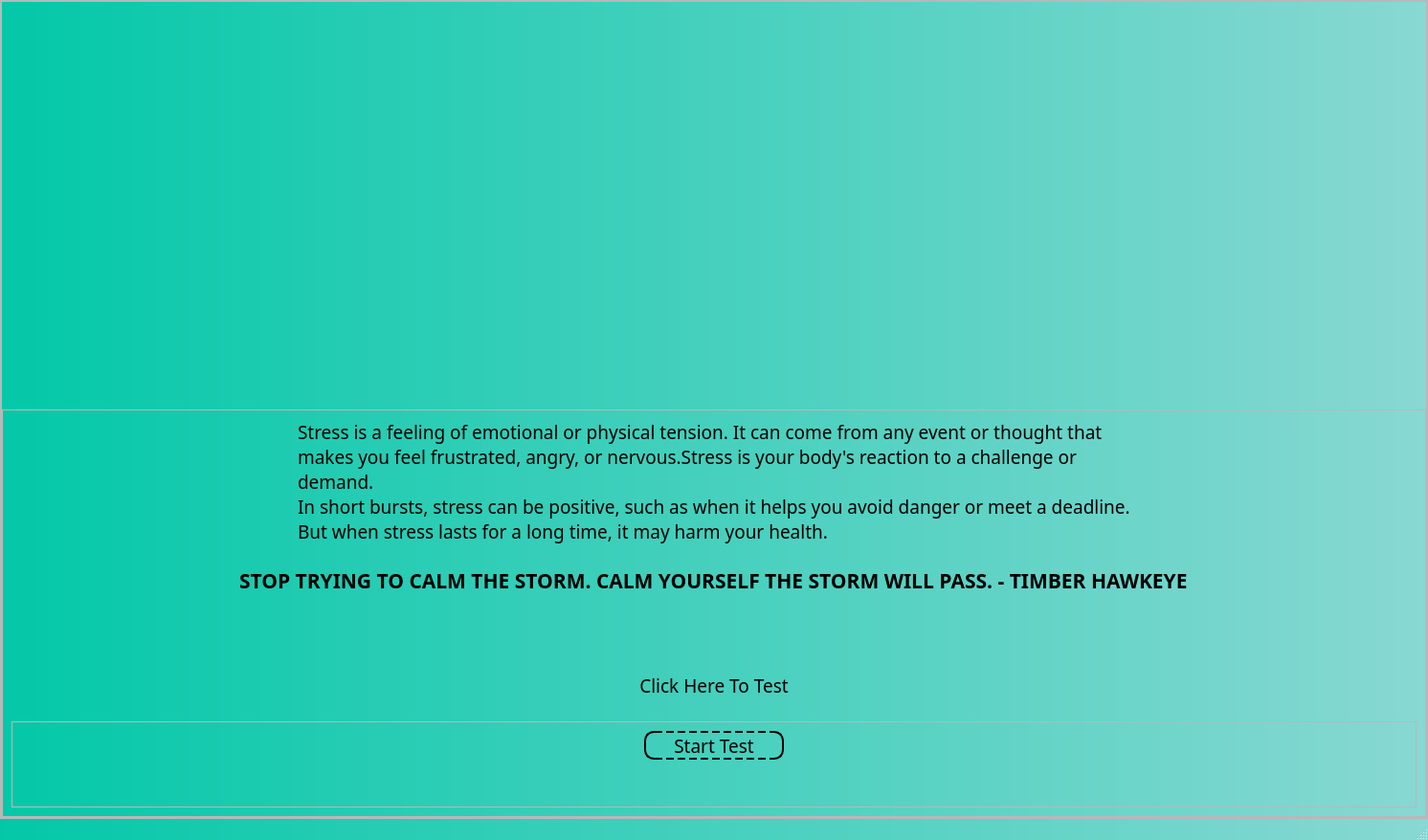
<?xml version="1.0" encoding="UTF-8"?>
<ui version="4.0">
 <class>MainWindow1</class>
 <widget class="QMainWindow" name="MainWindow1">
  <property name="geometry">
   <rect>
    <x>0</x>
    <y>0</y>
    <width>1492</width>
    <height>878</height>
   </rect>
  </property>
  <property name="windowTitle">
   <string>Welcome</string>
  </property>
  <property name="styleSheet">
   <string notr="true">QMainWindow{
margin:0px;
padding:0px;
background-color: qlineargradient(spread:pad, x1:0, y1:0, x2:1, y2:0, stop:0 #03c8a8, stop:1 #89d8d3);
}
</string>
  </property>
  <property name="tabShape">
   <enum>QTabWidget::Rounded</enum>
  </property>
  <widget class="QWidget" name="centralwidget">
   <property name="styleSheet">
    <string notr="true"/>
   </property>
   <layout class="QGridLayout" name="gridLayout_4">
    <property name="leftMargin">
     <number>0</number>
    </property>
    <property name="topMargin">
     <number>0</number>
    </property>
    <property name="rightMargin">
     <number>0</number>
    </property>
    <property name="bottomMargin">
     <number>0</number>
    </property>
    <property name="spacing">
     <number>0</number>
    </property>
    <item row="0" column="0">
     <widget class="QFrame" name="frame">
      <property name="styleSheet">
       <string notr="true"/>
      </property>
      <property name="frameShape">
       <enum>QFrame::StyledPanel</enum>
      </property>
      <property name="frameShadow">
       <enum>QFrame::Raised</enum>
      </property>
      <layout class="QGridLayout" name="gridLayout_2">
       <property name="leftMargin">
        <number>0</number>
       </property>
       <property name="topMargin">
        <number>0</number>
       </property>
       <property name="rightMargin">
        <number>0</number>
       </property>
       <property name="bottomMargin">
        <number>0</number>
       </property>
       <property name="spacing">
        <number>0</number>
       </property>
       <item row="0" column="0">
        <widget class="QFrame" name="frame_3">
         <property name="maximumSize">
          <size>
           <width>16777215</width>
           <height>16777215</height>
          </size>
         </property>
         <property name="styleSheet">
          <string notr="true">margin:0px;
padding:0px;</string>
         </property>
         <property name="frameShape">
          <enum>QFrame::StyledPanel</enum>
         </property>
         <property name="frameShadow">
          <enum>QFrame::Raised</enum>
         </property>
         <layout class="QGridLayout" name="gridLayout">
          <property name="leftMargin">
           <number>0</number>
          </property>
          <property name="topMargin">
           <number>0</number>
          </property>
          <property name="rightMargin">
           <number>0</number>
          </property>
          <property name="bottomMargin">
           <number>0</number>
          </property>
          <property name="spacing">
           <number>0</number>
          </property>
          <item row="0" column="0">
           <widget class="QLabel" name="label">
            <property name="enabled">
             <bool>true</bool>
            </property>
            <property name="minimumSize">
             <size>
              <width>0</width>
              <height>0</height>
             </size>
            </property>
            <property name="maximumSize">
             <size>
              <width>16777215</width>
              <height>16777215</height>
             </size>
            </property>
            <property name="text">
             <string/>
            </property>
            <property name="pixmap">
             <pixmap resource="image.qrc">:/newPrefix/Stress_Free.jpg</pixmap>
            </property>
            <property name="scaledContents">
             <bool>true</bool>
            </property>
            <property name="wordWrap">
             <bool>false</bool>
            </property>
            <property name="margin">
             <number>0</number>
            </property>
           </widget>
          </item>
          <item row="1" column="0">
           <widget class="QFrame" name="frame_2">
            <property name="autoFillBackground">
             <bool>false</bool>
            </property>
            <property name="styleSheet">
             <string notr="true"/>
            </property>
            <property name="frameShape">
             <enum>QFrame::StyledPanel</enum>
            </property>
            <property name="frameShadow">
             <enum>QFrame::Raised</enum>
            </property>
            <layout class="QGridLayout" name="gridLayout_3">
             <item row="7" column="0" colspan="3">
              <widget class="QFrame" name="frame_4">
               <property name="styleSheet">
                <string notr="true">justify-content:center;
align-item:center;</string>
               </property>
               <property name="frameShape">
                <enum>QFrame::StyledPanel</enum>
               </property>
               <property name="frameShadow">
                <enum>QFrame::Raised</enum>
               </property>
               <layout class="QGridLayout" name="gridLayout_5">
                <item row="1" column="1">
                 <widget class="QPushButton" name="StartTest">
                  <property name="enabled">
                   <bool>true</bool>
                  </property>
                  <property name="sizePolicy">
                   <sizepolicy hsizetype="Minimum" vsizetype="Fixed">
                    <horstretch>0</horstretch>
                    <verstretch>0</verstretch>
                   </sizepolicy>
                  </property>
                  <property name="maximumSize">
                   <size>
                    <width>146</width>
                    <height>30</height>
                   </size>
                  </property>
                  <property name="font">
                   <font>
                    <family>Segoe UI Light</family>
                    <pointsize>14</pointsize>
                   </font>
                  </property>
                  <property name="cursor">
                   <cursorShape>PointingHandCursor</cursorShape>
                  </property>
                  <property name="tabletTracking">
                   <bool>false</bool>
                  </property>
                  <property name="acceptDrops">
                   <bool>false</bool>
                  </property>
                  <property name="layoutDirection">
                   <enum>Qt::LeftToRight</enum>
                  </property>
                  <property name="styleSheet">
                   <string notr="true">QPushButton{
border-radius:10px;
align-item:center;
border:2px dashed black;
justify-content:center;

}
QPushButton:pressed{
color:red;
border:2px dashed white;
}</string>
                  </property>
                  <property name="text">
                   <string>Start Test</string>
                  </property>
                  <property name="iconSize">
                   <size>
                    <width>30</width>
                    <height>30</height>
                   </size>
                  </property>
                  <property name="shortcut">
                   <string notr="true"/>
                  </property>
                  <property name="autoDefault">
                   <bool>false</bool>
                  </property>
                 </widget>
                </item>
                <item row="2" column="1">
                 <spacer name="verticalSpacer">
                  <property name="orientation">
                   <enum>Qt::Vertical</enum>
                  </property>
                  <property name="sizeType">
                   <enum>QSizePolicy::Minimum</enum>
                  </property>
                  <property name="sizeHint" stdset="0">
                   <size>
                    <width>20</width>
                    <height>40</height>
                   </size>
                  </property>
                 </spacer>
                </item>
               </layout>
              </widget>
             </item>
             <item row="2" column="0" rowspan="2" colspan="3" alignment="Qt::AlignHCenter">
              <widget class="QLabel" name="label_2">
               <property name="maximumSize">
                <size>
                 <width>16777215</width>
                 <height>400</height>
                </size>
               </property>
               <property name="font">
                <font>
                 <family>Segoe UI Light</family>
                 <pointsize>14</pointsize>
                </font>
               </property>
               <property name="layoutDirection">
                <enum>Qt::LeftToRight</enum>
               </property>
               <property name="text">
                <string>Stress is a feeling of emotional or physical tension. It can come from any event or thought that makes you feel frustrated, angry, or nervous.Stress is your body's reaction to a challenge or demand.
In short bursts, stress can be positive, such as when it helps you avoid danger or meet a deadline. But when stress lasts for a long time, it may harm your health.</string>
               </property>
               <property name="scaledContents">
                <bool>true</bool>
               </property>
               <property name="wordWrap">
                <bool>true</bool>
               </property>
               <property name="margin">
                <number>10</number>
               </property>
              </widget>
             </item>
             <item row="4" column="0" colspan="3" alignment="Qt::AlignHCenter">
              <widget class="QLabel" name="label_3">
               <property name="maximumSize">
                <size>
                 <width>16777215</width>
                 <height>100</height>
                </size>
               </property>
               <property name="font">
                <font>
                 <family>Sitka Banner</family>
                 <pointsize>16</pointsize>
                 <weight>75</weight>
                 <bold>true</bold>
                </font>
               </property>
               <property name="text">
                <string>STOP TRYING TO CALM THE STORM. CALM YOURSELF THE STORM WILL PASS. - TIMBER HAWKEYE</string>
               </property>
               <property name="scaledContents">
                <bool>true</bool>
               </property>
              </widget>
             </item>
             <item row="6" column="0" colspan="3">
              <widget class="QLabel" name="label_4">
               <property name="font">
                <font>
                 <family>Segoe UI Light</family>
                 <pointsize>14</pointsize>
                </font>
               </property>
               <property name="text">
                <string>Click Here To Test</string>
               </property>
               <property name="alignment">
                <set>Qt::AlignCenter</set>
               </property>
              </widget>
             </item>
             <item row="5" column="0">
              <spacer name="verticalSpacer_2">
               <property name="orientation">
                <enum>Qt::Vertical</enum>
               </property>
               <property name="sizeType">
                <enum>QSizePolicy::Minimum</enum>
               </property>
               <property name="sizeHint" stdset="0">
                <size>
                 <width>20</width>
                 <height>40</height>
                </size>
               </property>
              </spacer>
             </item>
            </layout>
           </widget>
          </item>
         </layout>
        </widget>
       </item>
      </layout>
     </widget>
    </item>
   </layout>
  </widget>
  <widget class="QMenuBar" name="menubar">
   <property name="geometry">
    <rect>
     <x>0</x>
     <y>0</y>
     <width>1492</width>
     <height>26</height>
    </rect>
   </property>
  </widget>
  <widget class="QStatusBar" name="statusbar"/>
 </widget>
 <resources>
  <include location="image.qrc"/>
 </resources>
 <connections/>
</ui>
